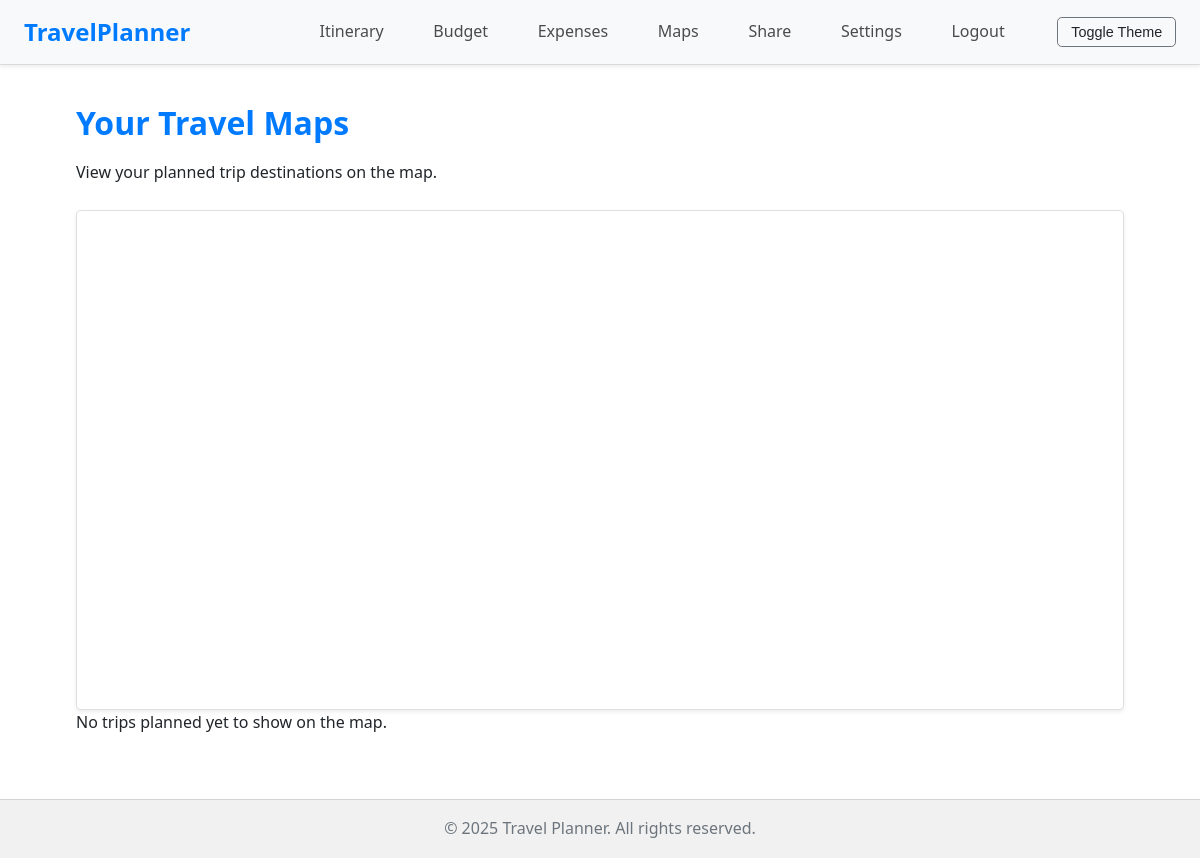
/maps/ (signed in), run on an earlier commit of the app's database.
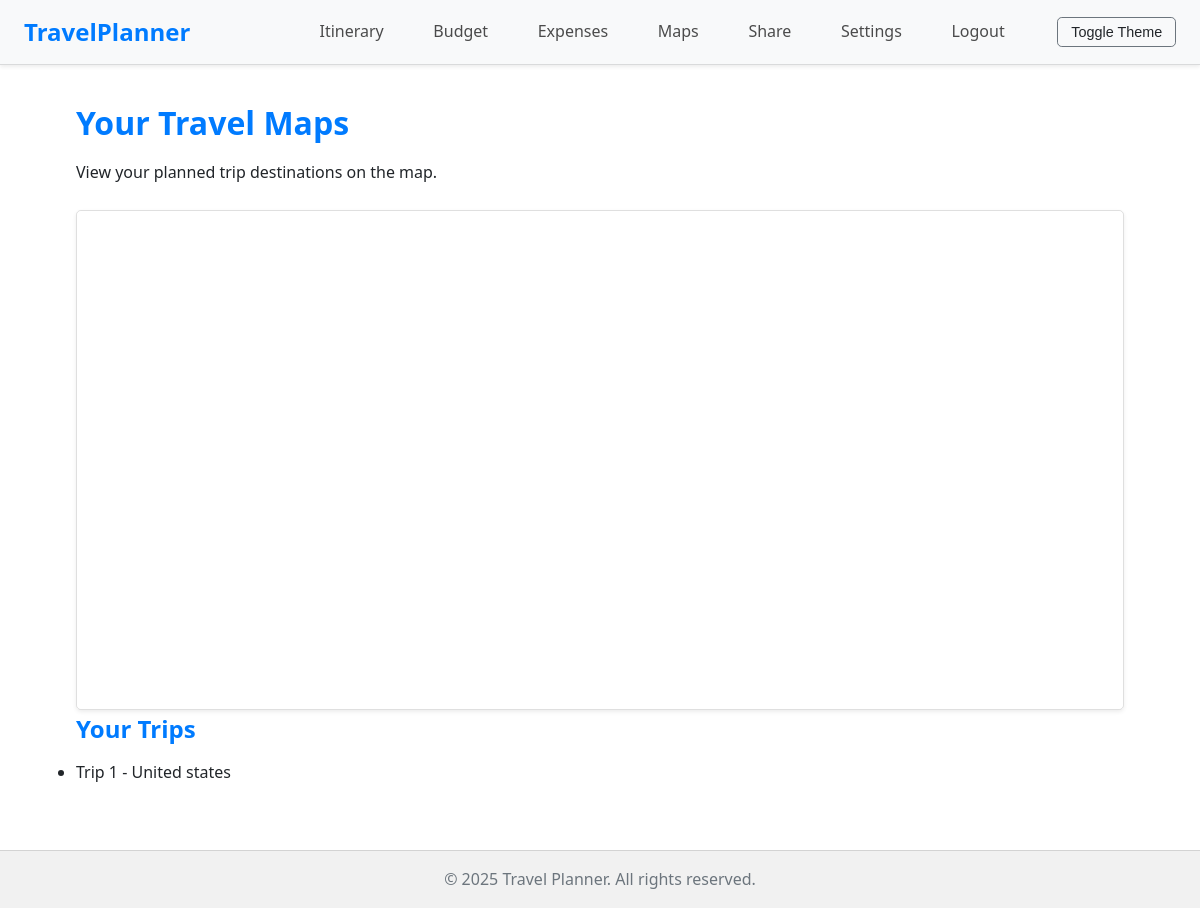
And on a later commit of the database.
### app/models.py (models this page shows)
class Trip(db.Model):
    __tablename__ = 'trips'
    id = db.Column(db.Integer, primary_key=True)
    trip_name = db.Column(db.String(120), nullable=False)
    destination = db.Column(db.String(120), nullable=False)
    start_date = db.Column(db.Date, nullable=False)
    end_date = db.Column(db.Date, nullable=False)
    user_id = db.Column(db.Integer, db.ForeignKey('users.id'), nullable=False)
    user = db.relationship('User', back_populates='trips')
    budget = db.relationship('Budget', back_populates='trip', uselist=False, lazy=True, cascade="all, delete-orphan")
    activities = db.relationship('Activity', back_populates='trip', lazy=True, cascade="all, delete-orphan")
    expenses = db.relationship('Expense', back_populates='trip', lazy=True, cascade="all, delete-orphan")

### app/routes/maps.py (the view)
@maps_bp.route('/')
def maps():
    if 'user' not in session:
        flash('Please log in to access maps.', 'warning')
        return redirect(url_for('auth.login'))
    user = User.query.filter_by(email=session['user']).first()
    if not user:
        flash('User not found. Please login again.', 'danger')
        return redirect(url_for('auth.login'))
    trips = Trip.query.filter_by(user_id=user.id).all()
    return render_template('maps.html', title="Travel Maps", trips=trips)

### app/templates/maps.html (shortened to what this page needs)
{% extends "layout.html" %}
{% block content %}
<h1>Your Travel Maps</h1>
<p>View your planned trip destinations on the map.</p>
<div id="map" style="height: 500px;"></div>
{% if trips %}
    <h2>Your Trips</h2>
    <ul>
        {% for trip in trips %}
            <li>{{ trip.trip_name }} - {{ trip.destination }}</li>
        {% endfor %}
    </ul>
{% else %}
    <p>No trips planned yet to show on the map.</p>
{% endif %}
{% endblock %}

What changed in the data, as far as the page shows it:
added Trip: trip_name "Trip 1", destination "United states"
Also different on the page:
text no longer shown: "No trips planned yet to show on the map."
text now shown: "Your Trips"
